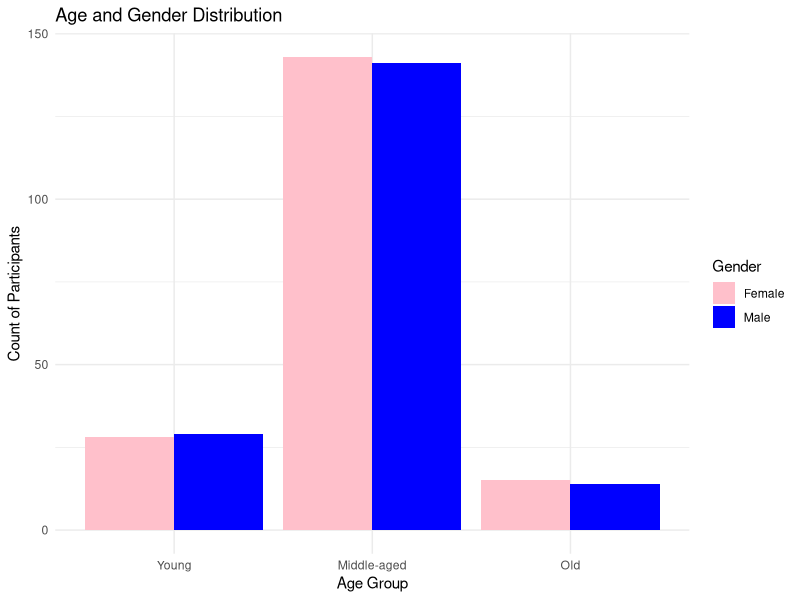
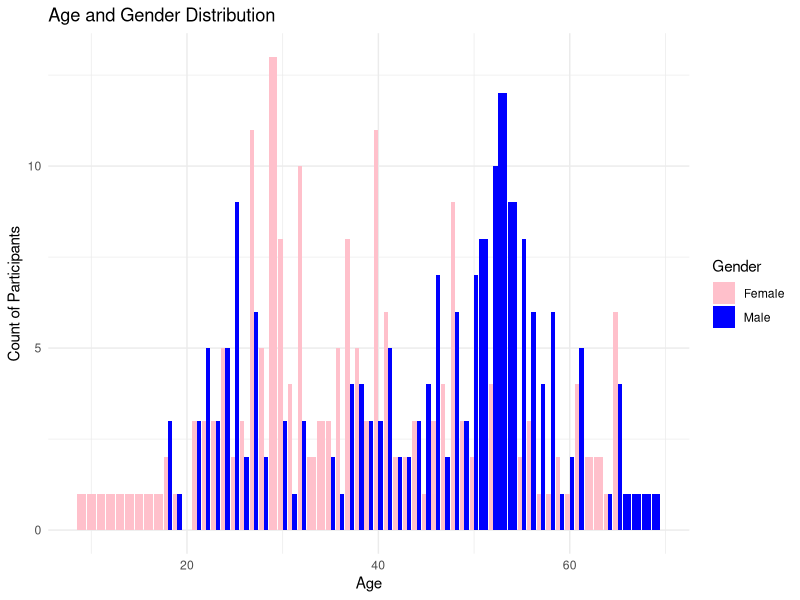
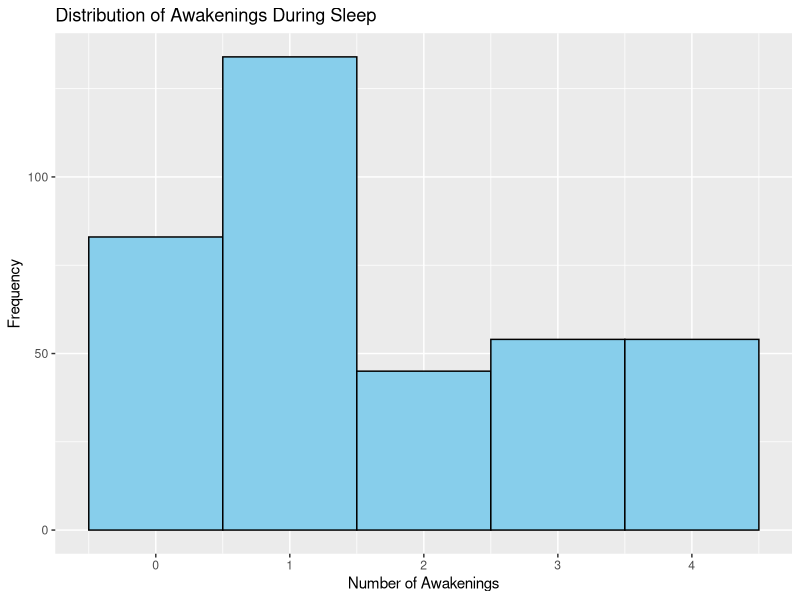
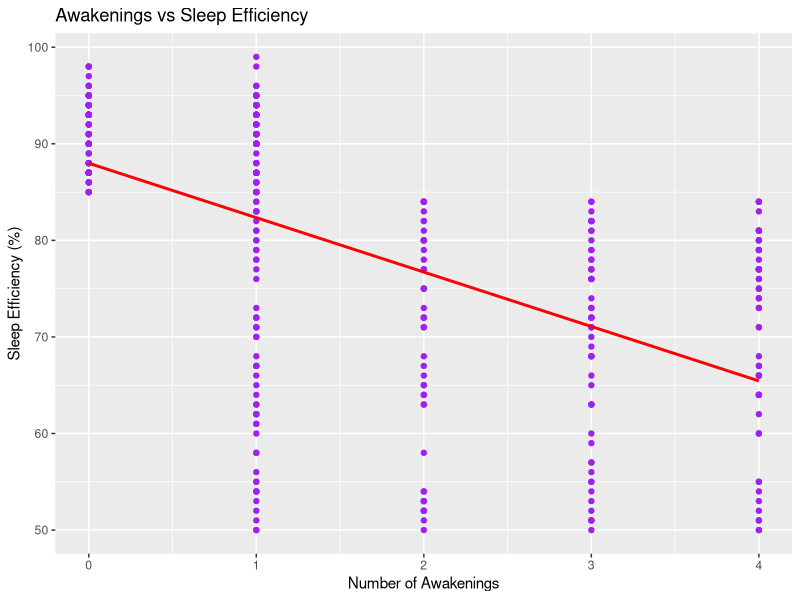
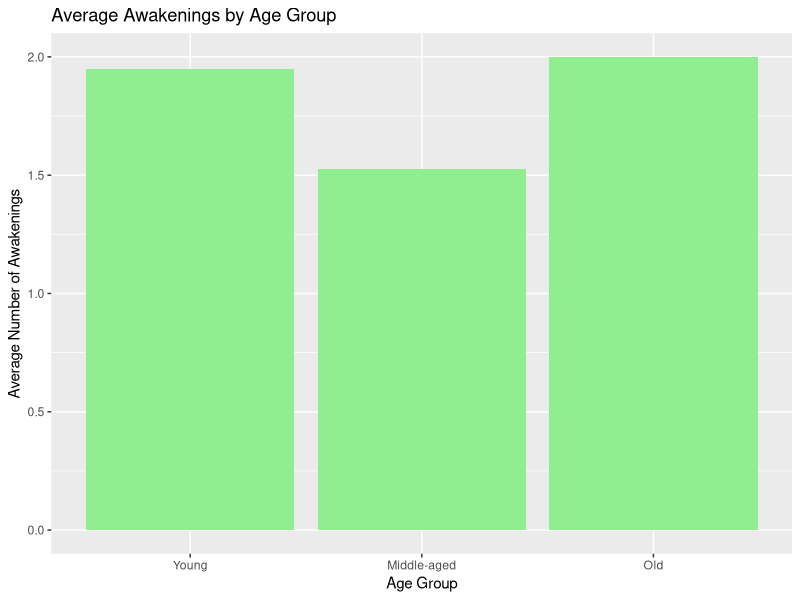
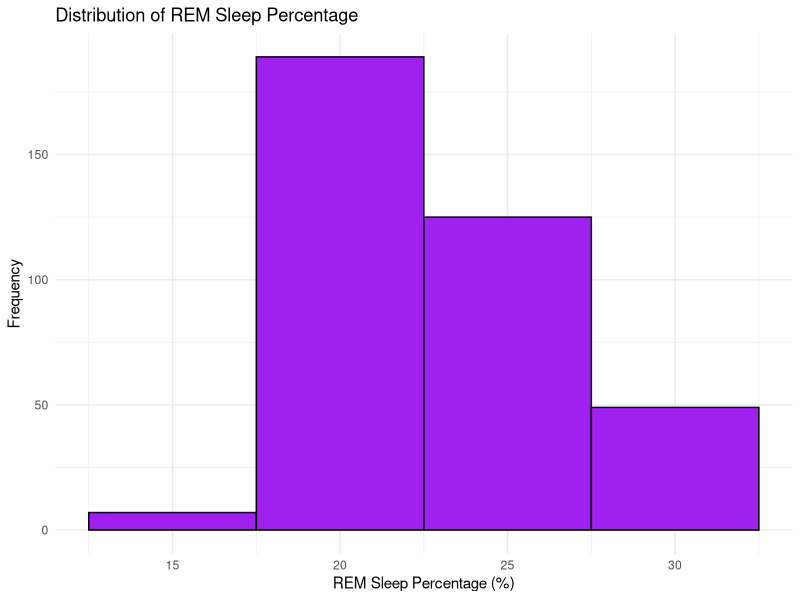
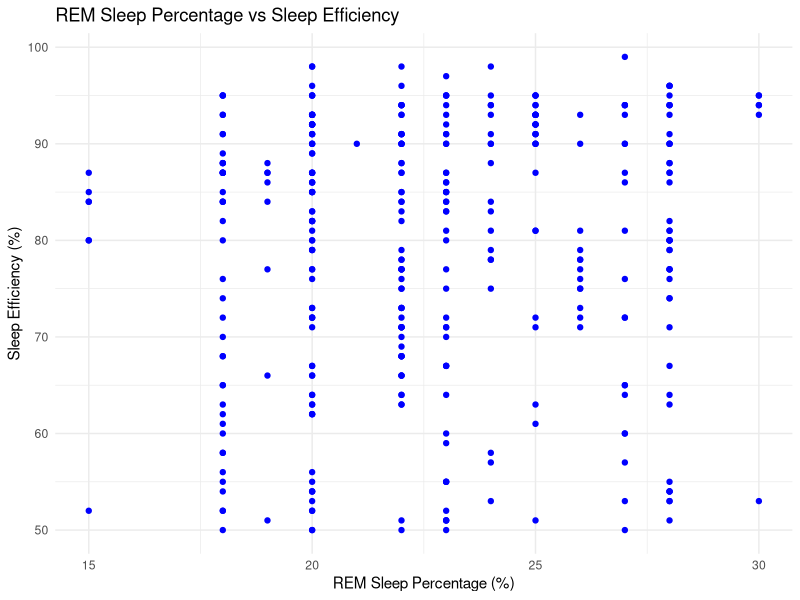
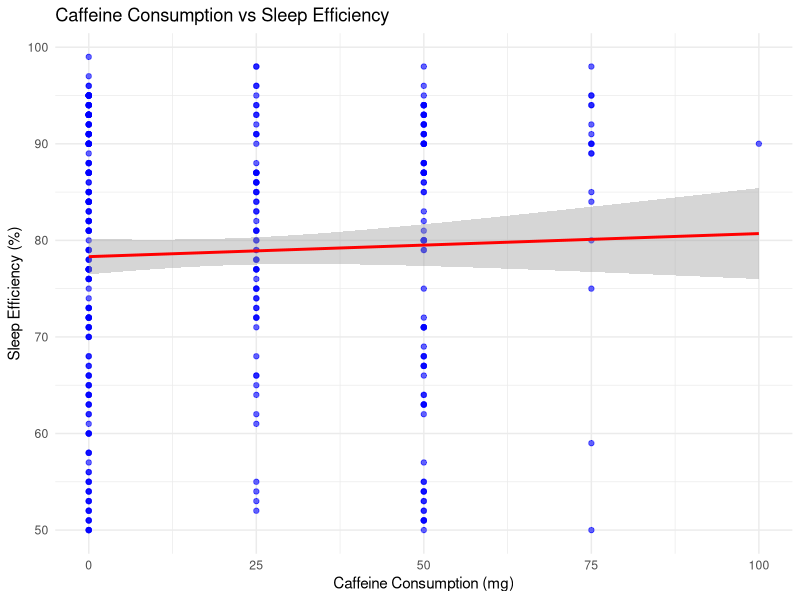

R code for these plots, in order:
library(tidyverse)  
library(dplyr)      
library(ggplot2)   
library(psych)

# 1.1 Step 1: Load the dataset
sleep_data <- read.csv("Sleep_Efficiency.csv")

# 1.2 Step 2: Clean the data
# Handle Missing Values
# 1.2.1 Check for missing values
missing_data <- colSums(is.na(sleep_data))
print(missing_data)

# Remove rows with missing values
sleep_data_clean <- sleep_data %>% drop_na()

# 1.2.2 Handle Outliers
# Calculate Q1 (25th percentile) and Q3 (75th percentile) 
Q1_sleep_duration <- quantile(sleep_data_clean$Sleep.Duration, 0.25)
Q3_sleep_duration <- quantile(sleep_data_clean$Sleep.Duration, 0.75)
Q1_caffeine_consumption <- quantile(sleep_data_clean$Caffeine.Consumption, 0.25)
Q3_caffeine_consumption <- quantile(sleep_data_clean$Caffeine.Consumption, 0.75)

# Calculate IQR
IQR_sleep_duration <- Q3_sleep_duration - Q1_sleep_duration
IQR_caffeine_consumption <- Q3_caffeine_consumption - Q1_caffeine_consumption

# Define the bounds for detecting outliers (1.5 * IQR rule)
lower_bound_sleep_duration <- Q1_sleep_duration - 1.5 * IQR_sleep_duration
upper_bound_sleep_duration <- Q3_sleep_duration + 1.5 * IQR_sleep_duration
lower_bound_caffeine_consumption <- Q1_caffeine_consumption - 1.5 * IQR_caffeine_consumption
upper_bound_caffeine_consumption <- Q3_caffeine_consumption + 1.5 * IQR_caffeine_consumption

# Remove rows where column is outside of these bounds
cleaned_data <- sleep_data_clean %>%
  filter(Sleep.Duration >= lower_bound_sleep_duration & 
          Sleep.Duration <= upper_bound_sleep_duration & 
          Caffeine.Consumption >= lower_bound_caffeine_consumption & 
          Caffeine.Consumption <= upper_bound_caffeine_consumption)

#library(outliers)
# Apply IQR-based outlier removal on a numeric column
# fill = FALSE drops the outliers instead of replacing them
#data$A <- rm.outlier(data$A, fill = FALSE)  
#data[names(data)] <- lapply(data, function(col)
  #if(is.numeric(col)) rm.outlier(col, fill = FALSE) else col)

# 1.2.3 Handle Incorrect Data Types
# No more incorrect Data Types

# Step 3: Descriptive Statistics
describe(cleaned_data)  # Descriptive statistics for all numeric variables
summary(cleaned_data) # same as last one
str(cleaned_data) # Output each variable's name, type, and a preview of the values
glimpse(cleaned_data) # same as last one

# 1.3 Visualize the data
# Create Age Group variable
cleaned_data$Age.Group <- cut(cleaned_data$Age, breaks = c(0, 25, 60, 100), labels = c("Young", "Middle-aged", "Old"))
# Create a new column 'Sleep.Efficiency.Percentage' by multiplying 'Sleep.Efficiency' by 100
cleaned_data$Sleep.Efficiency.Percentage <- cleaned_data$Sleep.Efficiency * 100

# 1.3.1 Age and Gender distribution visualization
ggplot(cleaned_data, aes(x = Age.Group, fill = Gender)) +
  geom_bar(position = "dodge") +  # Bars side by side for comparison
  ggtitle("Age and Gender Distribution") +
  xlab("Age Group") +
  ylab("Count of Participants") +
  scale_fill_manual(values = c("pink", "blue")) +  # Custom colors for gender
  theme_minimal()

ggplot(cleaned_data, aes(x = Age, fill = Gender)) +
  geom_bar(position = "dodge") +  # Bars side by side for comparison
  ggtitle("Age and Gender Distribution") +
  xlab("Age") +
  ylab("Count of Participants") +
  scale_fill_manual(values = c("pink", "blue")) +  # Custom colors for gender
  theme_minimal()

# 1.3.2 Histogram for the distribution of Awakenings
ggplot(cleaned_data, aes(x = Awakenings)) +
  geom_histogram(binwidth = 1, fill = "skyblue", color = "black") +
  ggtitle("Distribution of Awakenings During Sleep") +
  xlab("Number of Awakenings") +
  ylab("Frequency")

# 1.3.3 Scatter Plot for Awakenings vs Sleep Efficiency
ggplot(cleaned_data, aes(x = Awakenings, y = Sleep.Efficiency.Percentage)) +
  geom_point(color = "purple") +
  geom_smooth(method = "lm", se = FALSE, color = "red") +  # Add a trend line
  ggtitle("Awakenings vs Sleep Efficiency") +
  xlab("Number of Awakenings") +
  ylab("Sleep Efficiency (%)")

# 1.3.4 Bar Plot for Average Awakenings by Age Group
ggplot(cleaned_data, aes(x = Age.Group, y = Awakenings)) +
  geom_bar(stat = "summary", fun = "mean", fill = "lightgreen") +
  ggtitle("Average Awakenings by Age Group") +
  xlab("Age Group") +
  ylab("Average Number of Awakenings")

# 1.3.5 Histogram for REM Sleep Percentage
ggplot(cleaned_data, aes(x = REM.Sleep.Percentage)) +
  geom_histogram(binwidth = 5, fill = "purple", color = "black") +
  ggtitle("Distribution of REM Sleep Percentage") +
  xlab("REM Sleep Percentage (%)") +
  ylab("Frequency") +
  theme_minimal()

# 1.3.6 Scatter Plot for REM Sleep Percentage vs Sleep Efficiency
ggplot(cleaned_data, aes(x = REM.Sleep.Percentage, y = Sleep.Efficiency.Percentage)) +
  geom_point(color = "blue") +
  ggtitle("REM Sleep Percentage vs Sleep Efficiency") +
  xlab("REM Sleep Percentage (%)") +
  ylab("Sleep Efficiency (%)") +
  theme_minimal()

# 1.3.7 Scatter Plot for Caffeine Consumption vs Sleep Efficiency
ggplot(cleaned_data, aes(x = Caffeine.Consumption, y = Sleep.Efficiency.Percentage)) +
  geom_point(alpha = 0.6, color = "blue") +
  geom_smooth(method = "lm", color = "red") +  
  ggtitle("Caffeine Consumption vs Sleep Efficiency") +
  xlab("Caffeine Consumption (mg)") +
  ylab("Sleep Efficiency (%)") +
  theme_minimal()

# 1.3.8 Create a caffeine group variable
cleaned_data$Caffeine.Group <- cut(cleaned_data$Caffeine.Consumption,
                                   breaks = c( -Inf, 25, 50, 75, Inf),
                                   labels = c("Low", "Moderate", "High", "Very High"))

# Box Line diagram for Sleep Efficiency of different caffeine groups
ggplot(cleaned_data, aes(x = Caffeine.Group, y = Sleep.Efficiency.Percentage)) +
  geom_boxplot(fill = "lightblue") +
  ggtitle("Sleep Efficiency by Caffeine Consumption Group") +
  xlab("Caffeine Consumption Group") +
  ylab("Sleep Efficiency (%)") +
  theme_minimal()

# 1.3.9 Box Plot for Sleep Efficiency by Alcohol Consumption
ggplot(cleaned_data, aes(x = factor(Alcohol.Consumption), y = Sleep.Efficiency.Percentage)) +
  geom_boxplot(fill = "lightblue") +
  ggtitle("Sleep Efficiency vs Alcohol Consumption") +
  xlab("Alcohol Consumption (0 = No, 1 = Yes)") +
  ylab("Sleep Efficiency (%)")

# 1.3.10 Scatter Plot for Sleep Duration vs Alcohol Consumption
ggplot(cleaned_data, aes(x = factor(Alcohol.Consumption), y = Sleep.Duration)) +
  geom_jitter(width = 0.1, color = "darkgreen") +
  ggtitle("Sleep Duration vs Alcohol Consumption") +
  xlab("Alcohol Consumption (0 = No, 1 = Yes)") +
  ylab("Sleep Duration (hours)")

# 1.3.11 Bar Plot for Average Sleep Efficiency by Alcohol Consumption
ggplot(cleaned_data, aes(x = factor(Alcohol.Consumption), y = Sleep.Efficiency.Percentage)) +
  stat_summary(fun = "mean", geom = "bar", fill = "orange") +
  ggtitle("Average Sleep Efficiency by Alcohol Consumption") +
  xlab("Alcohol Consumption (0 = No, 1 = Yes)") +
  ylab("Average Sleep Efficiency (%)")

# 1.3.12 Bar Chart for Average Sleep Efficiency by Smoking Status
ggplot(cleaned_data, aes(x = factor(Smoking.Status), y = Sleep.Efficiency.Percentage)) +
  geom_bar(stat = "summary", fun = "mean", fill = c("red", "blue")) +
  scale_x_discrete(labels = c("Non-Smoker", "Smoker")) +
  ggtitle("Average Sleep Efficiency by Smoking Status") +
  xlab("Smoking Status") +
  ylab("Average Sleep Efficiency (%)")

# 1.3.13 Grouping data by Exercise Frequency and calculating average Sleep Efficiency
exercise_efficiency <- cleaned_data %>%
  group_by(Exercise.Frequency) %>%
  summarise(Average.Sleep.Efficiency = mean(Sleep.Efficiency.Percentage, na.rm = TRUE))

# Bar Plot for Average Sleep Efficiency by Exercise Frequency
ggplot(exercise_efficiency, aes(x = Exercise.Frequency, y = Average.Sleep.Efficiency)) +
  geom_bar(stat = "identity", fill = "steelblue") +
  ggtitle("Average Sleep Efficiency by Exercise Frequency") +
  xlab("Exercise Frequency") +
  ylab("Average Sleep Efficiency (%)")

